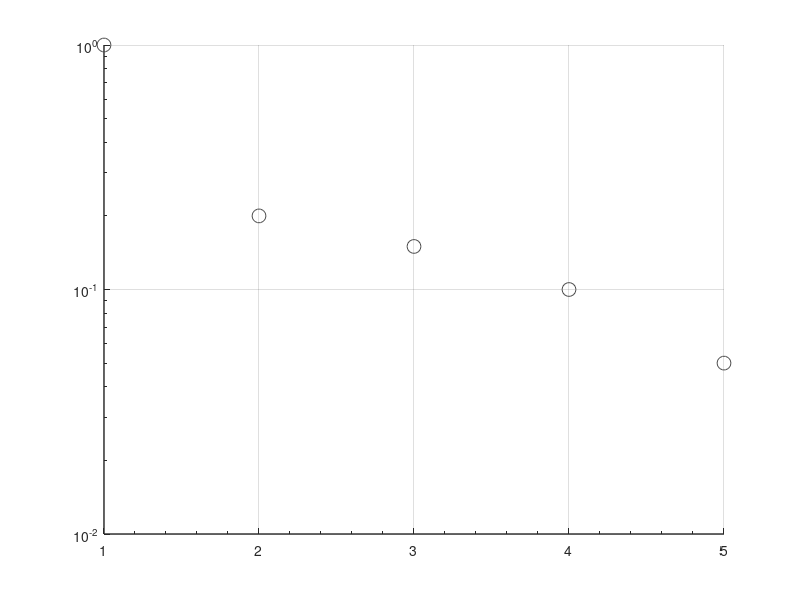
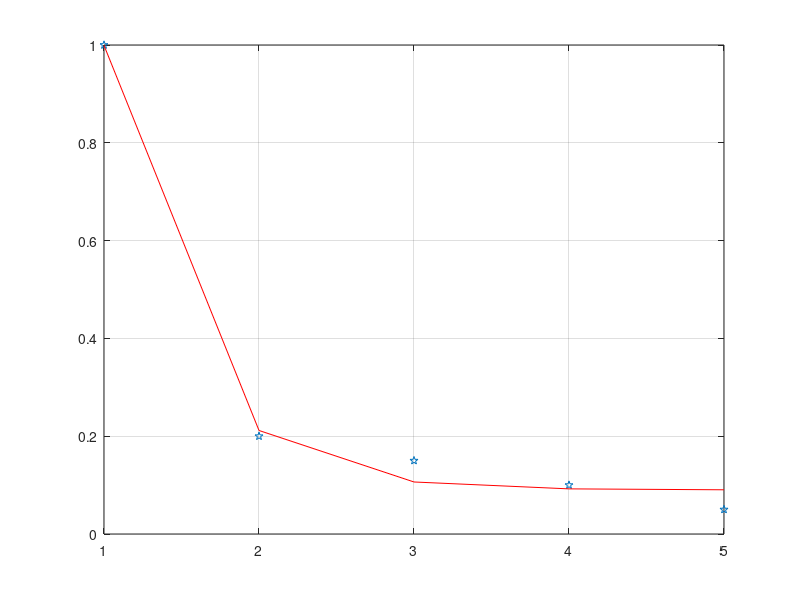

Reproduce these figures in MATLAB, in order.
RS = [1, 0.2, 0.15, 0.1, 0.05];
PM = [1, 2, 3, 4, 5];
pmS = polyfit(PM,log(RS),2);
rs = polyval(pmS,PM);
figure('Units', 'pixels', ...
    'Position', [100 200 500 375]);
hold on
sfitRS = line(PM,RS);
set(sfitRS,...
    'LineStyle','none',...
    'Marker','o',...
    'MarkerSize',10,...
    'MarkerEdgeColor',[0.3 0.3 0.3])
hold on
LOBF = plot(PM,rs); %line of best fit
set(gca, ...
  'XMinorTick'  , 'on'      , ...
  'YMinorTick'  , 'on'      , ...
  'XGrid'       , 'on'      , ...
  'YGrid'       , 'on'      , ...
  'YScale'      , 'log'     , ...
  'LineWidth'   , 1         );

%%
RS = [1, 0.2, 0.15, 0.1, 0.05];
PM = [1, 2, 3, 4, 5];
f = @(b,x) exp(b(1)) .* exp(b(2).*x) + b(3);                % Exponential Fit With Y-Offset
B = fminsearch(@(b) norm(RS - f(b,PM)), [1; 1; 1]);         % Estimate Parameters
figure
plot(PM, RS, 'p')
hold on
plot(PM, f(B,PM), '-r')
hold off
grid